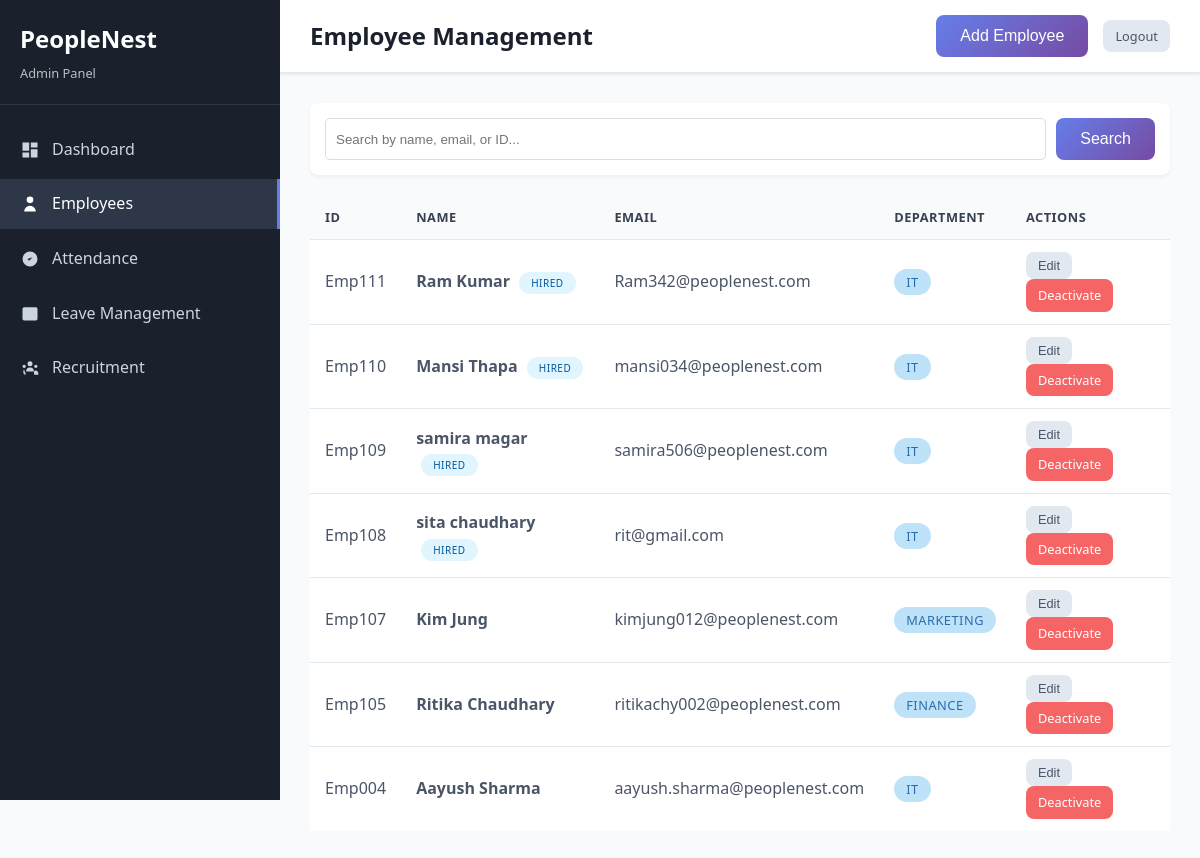
The page /employee-management.php (signed in) on the database its author committed.
### tables this page shows
CREATE TABLE `candidate_employee` (
  `id` int(11) NOT NULL,
  `candidate_id` int(11) NOT NULL,
  `employee_id` int(11) NOT NULL,
  `hired_at` timestamp NOT NULL DEFAULT current_timestamp()
);

CREATE TABLE `employees` (
  `id` int(11) NOT NULL,
  `user_id` int(11) DEFAULT NULL,
  `employee_id` varchar(20) NOT NULL,
  `first_name` varchar(50) NOT NULL,
  `last_name` varchar(50) NOT NULL,
  `leave_balance` int(11) DEFAULT 20,
  `email` varchar(100) NOT NULL,
  `phone` varchar(15) DEFAULT NULL,
  `department` varchar(50) NOT NULL,
  `designation` varchar(50) NOT NULL,
  `hire_date` date NOT NULL,
  `salary` decimal(10,2) DEFAULT NULL,
  `status` enum('active','inactive') DEFAULT 'active',
  `created_at` timestamp NOT NULL DEFAULT current_timestamp(),
  `updated_at` timestamp NOT NULL DEFAULT current_timestamp() ON UPDATE current_timestamp()
);

### employee-management.php (the view, shortened to what this page needs)
<?php
$database = new Database();
$conn = $database->getConnection();
$searchTerm = isset($_GET['search']) ? trim($_GET['search']) : '';
$query = "SELECT e.*, ce.candidate_id
          FROM employees e
          LEFT JOIN candidate_employee ce ON e.id = ce.employee_id
          WHERE e.status = 'active'";
if (!empty($searchTerm)) {
    $query .= " AND (e.first_name LIKE ? OR e.last_name LIKE ? OR e.email LIKE ? OR e.employee_id LIKE ?)";
    $query .= " ORDER BY e.created_at DESC";
    $stmt = $conn->prepare($query);
    $wildcard = "%$searchTerm%";
    $stmt->execute([$wildcard, $wildcard, $wildcard, $wildcard]);
} else {
    $query .= " ORDER BY e.created_at DESC";
    $stmt = $conn->prepare($query);
    $stmt->execute();
}
$employees = $stmt->fetchAll(PDO::FETCH_ASSOC);
?>
<!DOCTYPE html>
<html lang="en">
<head>
    <link rel="stylesheet" href="assets/css/style.css">
</head>
<body>
    <div class="dashboard-layout">
        <?php include 'includes/admin-sidebar.php'; ?>
        <div class="main-content">
            <div class="top-bar">
                <h1 class="page-title">Employee Management</h1>
                <div class="user-menu">
                    <button class="btn btn-primary" onclick="openModal('addEmployeeModal')">Add Employee</button>
                    <a href="logout.php" class="btn btn-secondary btn-sm">Logout</a>
                </div>
            </div>
            <div class="content-area">
                <div class="search-container" style="margin-bottom: 20px; background: #fff; padding: 15px; border-radius: 8px; box-shadow: 0 2px 4px rgba(0,0,0,0.05);">
                    <form method="GET" action="employee-management.php" style="display: flex; gap: 10px;">
                        <input type="text" name="search" placeholder="Search by name, email, or ID..."
                               value="<?php echo htmlspecialchars($searchTerm); ?>"
                               style="flex: 1; padding: 10px; border: 1px solid #ddd; border-radius: 5px;">
                        <button type="submit" class="btn btn-primary">Search</button>
                    </form>
                </div>
                <div class="table-container">
                    <table class="table">
                        <thead>
                            <tr>
                                <th>ID</th>
                                <th>Name</th>
                                <th>Email</th>
                                <th>Department</th>
                                <th>Actions</th>
                            </tr>
                        </thead>
                        <tbody>
                            <?php foreach ($employees as $employee): ?>
                            <tr>
                                <td><?php echo htmlspecialchars($employee['employee_id']); ?></td>
                                <td>
                                    <strong><?php echo htmlspecialchars($employee['first_name'] . ' ' . $employee['last_name']); ?></strong>
                                    <?php if (!empty($employee['candidate_id'])): ?>
                                        <span class="badge" style="background: #e1f5fe; color: #01579b; font-size: 10px; margin-left: 5px;">HIRED</span>
                                    <?php endif; ?>
                                </td>
                                <td><?php echo htmlspecialchars($employee['email']); ?></td>
                                <td><span class="badge badge-info"><?php echo htmlspecialchars($employee['department']); ?></span></td>
                                <td>
                                    <button class="btn btn-secondary btn-sm" onclick='editEmployee(<?php echo json_encode($employee); ?>)'>Edit</button>
                                    <a href="?delete=<?php echo $employee['id']; ?>" class="btn btn-danger btn-sm" onclick="return confirm('Are you sure you want to deactivate this employee?')">Deactivate</a>
                                </td>
                            </tr>
                            <?php endforeach; ?>
                        </tbody>
                    </table>
                </div>
            </div>
        </div>
    </div>
</body>
</html>

### assets/css/style.css (style rules this page uses)
* { margin: 0; padding: 0; box-sizing: border-box; }
body { font-family: "Segoe UI", Tahoma, Geneva, Verdana, sans-serif; line-height: 1.6; color: #333; background-color: #f8fafc; }
.btn { padding: 12px 24px; border: none; border-radius: 8px; font-size: 16px; font-weight: 500; cursor: pointer; transition: all 0.3s ease; text-decoration: none; display: inline-block; text-align: center; }
.btn-primary { background: linear-gradient(135deg, #667eea 0%, #764ba2 100%); color: white; }
.dashboard-layout { display: flex; min-height: 100vh; }
.main-content { flex: 1; margin-left: 280px; background-color: #f8fafc; }
.top-bar { background: white; padding: 15px 30px; border-bottom: 1px solid #e2e8f0; display: flex; justify-content: space-between; align-items: center; box-shadow: 0 1px 3px rgba(0, 0, 0, 0.1); }
.page-title { font-size: 1.5rem; font-weight: 600; color: #1a202c; }
.user-menu { display: flex; align-items: center; gap: 15px; }
.content-area { padding: 30px; }
.table-container { overflow-x: auto; }
.table { width: 100%; border-collapse: collapse; background: white; }
.table th, .table td { padding: 12px 15px; text-align: left; border-bottom: 1px solid #e2e8f0; }
.table th { background-color: #f8fafc; font-weight: 600; color: #374151; text-transform: uppercase; font-size: 0.8rem; letter-spacing: 0.5px; }
.table td { vertical-align: middle; color: #4a5568; }
.table tr:last-child td { border-bottom: none; }
.badge { padding: 4px 12px; border-radius: 20px; font-size: 0.8rem; font-weight: 500; text-transform: uppercase; letter-spacing: 0.5px; }
.badge-info { background-color: #bee3f8; color: #2b6cb0; }
.btn-secondary { background-color: #e2e8f0; color: #4a5568; }
.btn-danger { background-color: #f56565; color: white; }
.btn-sm { padding: 6px 12px; font-size: 0.8rem; }

### rows shown on the page
candidate_employee: employee.employee_id "Emp111", employee.last_name "Ram Kumar", shows "HIRED", employee.email "Ram342@peoplenest.com", employee.department "IT"
candidate_employee: employee.employee_id "Emp110", employee.last_name "Mansi Thapa", shows "HIRED", employee.email "mansi034@peoplenest.com", employee.department "IT"
candidate_employee: employee.employee_id "Emp109", employee.last_name "samira magar", shows "HIRED", employee.email "samira506@peoplenest.com", employee.department "IT"
candidate_employee: employee.employee_id "Emp108", employee.last_name "sita chaudhary", shows "HIRED", employee.email "rit@gmail.com", employee.department "IT"
employees: employee "Emp107", first_name+last_name "Kim Jung", email "kimjung012@peoplenest.com", department "MARKETING"
employees: employee "Emp105", first_name+last_name "Ritika Chaudhary", email "ritikachy002@peoplenest.com", department "FINANCE"
employees: employee "Emp004", first_name+last_name "Aayush Sharma", email "aayush.sharma@peoplenest.com", department "IT"
